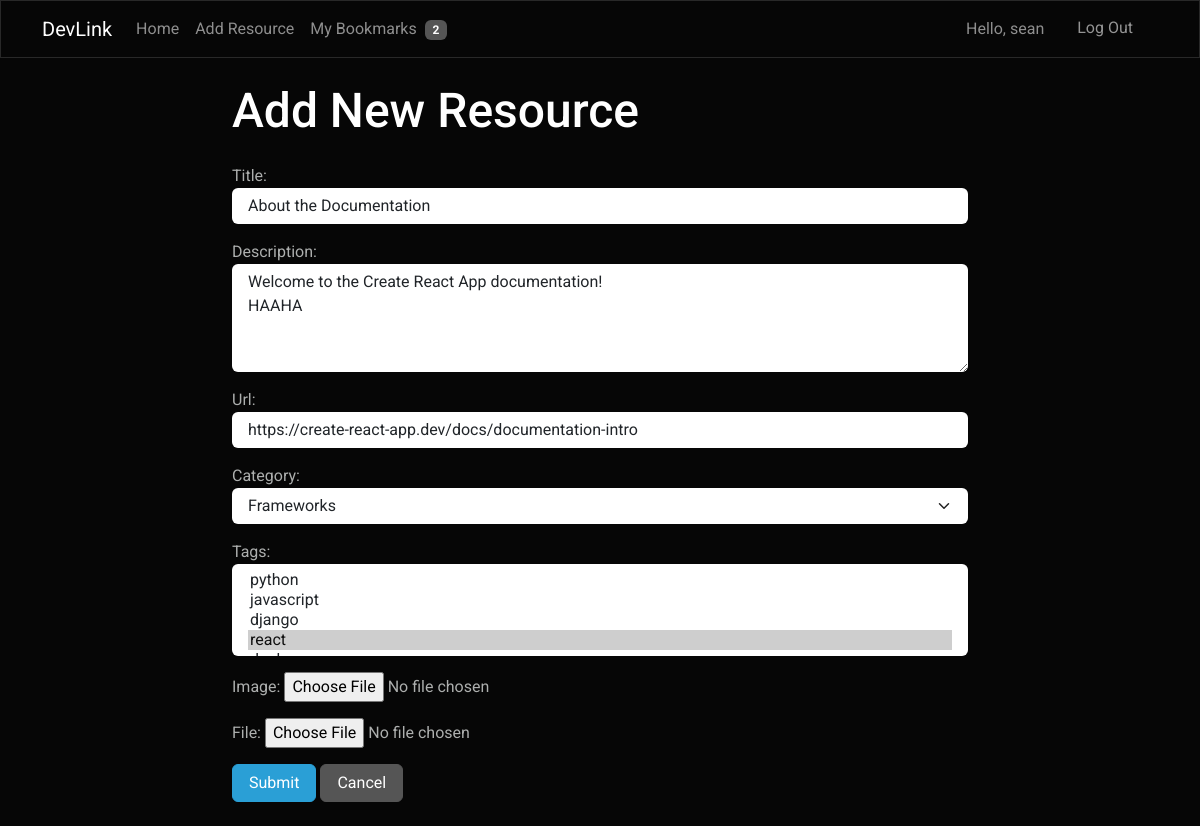
Screenshot of /resources/2/edit/ (signed in) with the database file from the repository.
### core/models.py (models this page shows, shortened)
class Resource(models.Model):
    title = models.CharField(max_length=200)
    description = models.TextField()
    url = models.URLField()
    category = models.ForeignKey(Category, on_delete=models.SET_NULL, null=True)
    tags = models.ManyToManyField(Tag)
    author = models.ForeignKey(User, on_delete=models.CASCADE)
    created_at = models.DateTimeField(auto_now_add=True)
    updated_at = models.DateTimeField(auto_now=True)
    image = models.ImageField(upload_to='resource_images/', blank=True, null=True)
    file = models.FileField(upload_to='resources/files/', blank=True, null=True)

### core/views.py (the view)
# urls.py: path('resources/<int:pk>/edit/', ResourceUpdateView.as_view(), name='resource_edit'),
class ResourceUpdateView(LoginRequiredMixin, UserPassesTestMixin, UpdateView):
    model = Resource
    form_class = ResourceForm
    template_name = 'core/resource_form.html'
    def test_func(self):
        return self.get_object().author == self.request.user

### core/forms.py
class ResourceForm(forms.ModelForm):
    category = forms.ModelChoiceField(
        queryset=Category.objects.all(),
        widget=forms.Select(attrs={'class': 'form-select'}),
        empty_label="Select a category"
    )
    tags = forms.ModelMultipleChoiceField(
        queryset=Tag.objects.all(),
        widget=forms.SelectMultiple(attrs={'class': 'form-select'}),
        required=False
    )
    image = forms.ImageField(required=False)
    class Meta:
        model = Resource
        fields = ['title', 'description', 'url', 'category', 'tags', 'image', 'file']
        widgets = {
            'title': forms.TextInput(attrs={'class': 'form-control'}),
            'description': forms.Textarea(attrs={'class': 'form-control', 'rows': 4}),
            'url': forms.URLInput(attrs={'class': 'form-control'}),
        }

### core/models.py (called while the page is built)
    def __str__(self):
        return self.name

    def __str__(self):
        return self.name

### core/templates/core/resource_form.html (shortened to what this page needs)
{% extends 'core/base.html' %}
{% block content %}
<div class="row">
    <div class="col-md-8 mx-auto">
        <h2 class="mb-4">Add New Resource</h2>
        <form method="post" enctype="multipart/form-data">
            {% for field in form %}
            <div class="mb-3">
                {{ field.label_tag }}
                {{ field }}
            </div>
            {% endfor %}
            <button type="submit" class="btn btn-primary">Submit</button>
            <a href="{% url 'home' %}" class="btn btn-secondary">Cancel</a>
        </form>
    </div>
</div>
{% endblock %}

### core/templates/core/base.html (shortened to what this page needs)
{% load static %}
<!DOCTYPE html>
<html lang="en">
<head>
    <link rel="stylesheet" href="https://cdn.jsdelivr.net/npm/bootstrap-icons@1.8.0/font/bootstrap-icons.css">
    <link href="https://cdn.jsdelivr.net/npm/bootswatch@5.3.0/dist/cyborg/bootstrap.min.css" rel="stylesheet">
</head>
<body>
    <nav class="navbar navbar-expand-lg navbar-dark bg-dark">
        <div class="container">
            <a class="navbar-brand" href="{% url 'home' %}">DevLink</a>
            <div class="collapse navbar-collapse" id="navbarNav">
                <ul class="navbar-nav me-auto">
                    <li class="nav-item">
                        <a class="nav-link" href="{% url 'home' %}">Home</a>
                    </li>
                    {% if user.is_authenticated %}
                    <li class="nav-item">
                        <a class="nav-link" href="{% url 'resource_create' %}">Add Resource</a>
                    </li>
                    <li class="nav-item">
                        <a class="nav-link" href="{% url 'bookmark_list' %}">
                            My Bookmarks
                            <span class="badge bg-secondary ms-1">{{ user.bookmark_set.count }}</span>
                        </a>
                    </li>
                    {% endif %}
                </ul>
                <ul class="navbar-nav">
                    {% if user.is_authenticated %}
                    <li class="nav-item">
                        <span class="nav-link">Hello, {{ user.username }}</span>
                    </li>
                    <li class="nav-item">
                        <form class="nav-link" action="{% url 'logout' %}" method="post" style="display:inline;">
                            <button type="submit" class="btn btn-link" id="logout"
                                style="text-decoration: none; color: #949494;">Log Out</button>
                        </form>
                    </li>
                    {% endif %}
                </ul>
            </div>
        </div>
    </nav>
    <div class="container my-4">
        {% block content %}{% endblock %}
    </div>
</body>
</html>

### rows the page displays
Resource: form "About the Documentation" "Welcome to the Create React App documentation! HAAHA" "https://create-react-app.dev/docs/documentation-intro" "Frameworks"

### other values shown
{{ user.bookmark_set.count }} "2"
{{ user.username }} "sean"
{{ field.label_tag }} "Title:" "Description:" "Url:" "Category:" "Tags:" "Image:" "File:"
